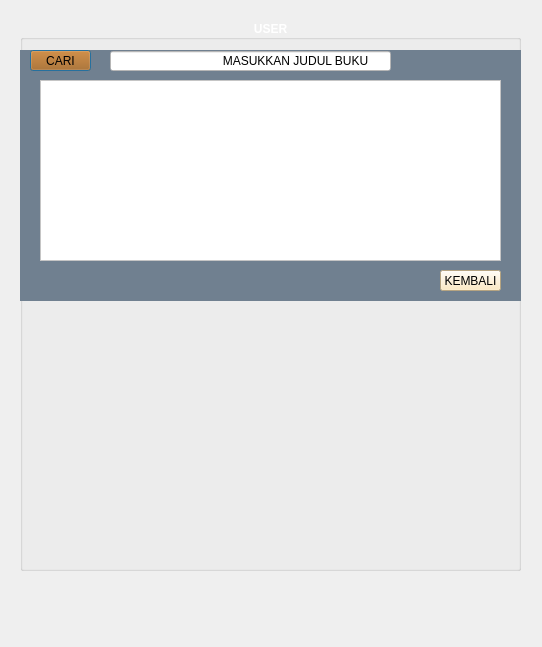
<?xml version="1.0" encoding="UTF-8"?>
<ui version="4.0">
 <class>user</class>
 <widget class="QDialog" name="user">
  <property name="geometry">
   <rect>
    <x>0</x>
    <y>0</y>
    <width>542</width>
    <height>647</height>
   </rect>
  </property>
  <property name="windowTitle">
   <string>Dialog</string>
  </property>
  <widget class="QGroupBox" name="groupBox">
   <property name="geometry">
    <rect>
     <x>20</x>
     <y>20</y>
     <width>501</width>
     <height>551</height>
    </rect>
   </property>
   <property name="font">
    <font>
     <bold>true</bold>
    </font>
   </property>
   <property name="styleSheet">
    <string notr="true">color: white;
</string>
   </property>
   <property name="title">
    <string>USER</string>
   </property>
   <property name="alignment">
    <set>Qt::AlignmentFlag::AlignCenter</set>
   </property>
   <widget class="QFrame" name="frame">
    <property name="geometry">
     <rect>
      <x>0</x>
      <y>30</y>
      <width>501</width>
      <height>251</height>
     </rect>
    </property>
    <property name="styleSheet">
     <string notr="true">background-color: 	#708090; color: white;
background-color: 	#708090</string>
    </property>
    <property name="frameShape">
     <enum>QFrame::Shape::NoFrame</enum>
    </property>
    <property name="frameShadow">
     <enum>QFrame::Shadow::Raised</enum>
    </property>
    <widget class="QTableWidget" name="tableWidget">
     <property name="geometry">
      <rect>
       <x>20</x>
       <y>30</y>
       <width>461</width>
       <height>181</height>
      </rect>
     </property>
     <property name="styleSheet">
      <string notr="true">background-color: rgb(255, 255, 255);
color: rgb(0, 0, 0);</string>
     </property>
    </widget>
    <widget class="QPushButton" name="pushButton">
     <property name="geometry">
      <rect>
       <x>10</x>
       <y>0</y>
       <width>61</width>
       <height>21</height>
      </rect>
     </property>
     <property name="styleSheet">
      <string notr="true">color: rgb(0, 0, 0);
background-color: rgb(170, 85, 0);</string>
     </property>
     <property name="text">
      <string>CARI</string>
     </property>
    </widget>
    <widget class="QLineEdit" name="label_status">
     <property name="geometry">
      <rect>
       <x>90</x>
       <y>1</y>
       <width>281</width>
       <height>20</height>
      </rect>
     </property>
     <property name="styleSheet">
      <string notr="true">background-color :rgb(0, 0, 0)rgb(255, 255, 255);
color: rgb(0, 0, 0);
background-color: #fff;
</string>
     </property>
     <property name="text">
      <string>                                 MASUKKAN JUDUL BUKU</string>
     </property>
     <property name="placeholderText">
      <string>MASUKAN ISBN </string>
     </property>
    </widget>
    <widget class="QPushButton" name="pushButton_2">
     <property name="geometry">
      <rect>
       <x>420</x>
       <y>220</y>
       <width>61</width>
       <height>21</height>
      </rect>
     </property>
     <property name="styleSheet">
      <string notr="true">background-color: 	#FFE5B4;
color : rgb(0, 0, 0)

</string>
     </property>
     <property name="text">
      <string>KEMBALI</string>
     </property>
    </widget>
   </widget>
   <widget class="QLabel" name="label">
    <property name="geometry">
     <rect>
      <x>-28</x>
      <y>19</y>
      <width>551</width>
      <height>251</height>
     </rect>
    </property>
    <property name="text">
     <string/>
    </property>
    <property name="pixmap">
     <pixmap>:/images/images/Buku Akik, Yogyakarta (1).jpg</pixmap>
    </property>
    <property name="scaledContents">
     <bool>true</bool>
    </property>
   </widget>
   <zorder>label</zorder>
   <zorder>frame</zorder>
  </widget>
 </widget>
 <resources/>
 <connections/>
</ui>
